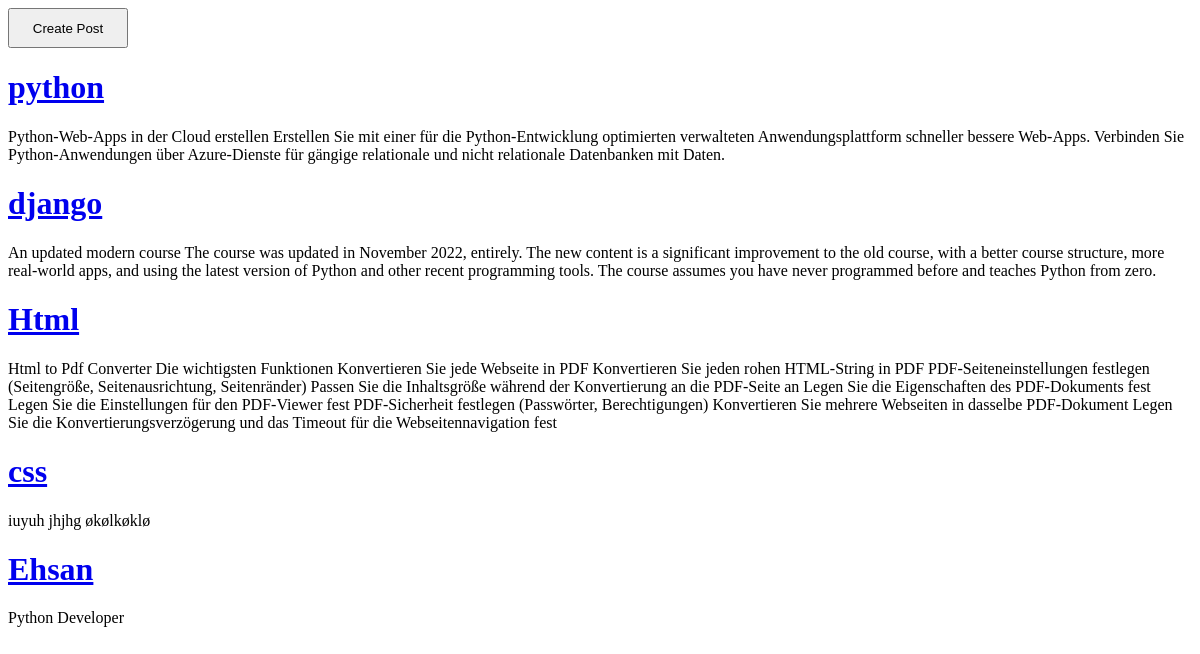
/allposts/, run on an earlier commit of the app's database.
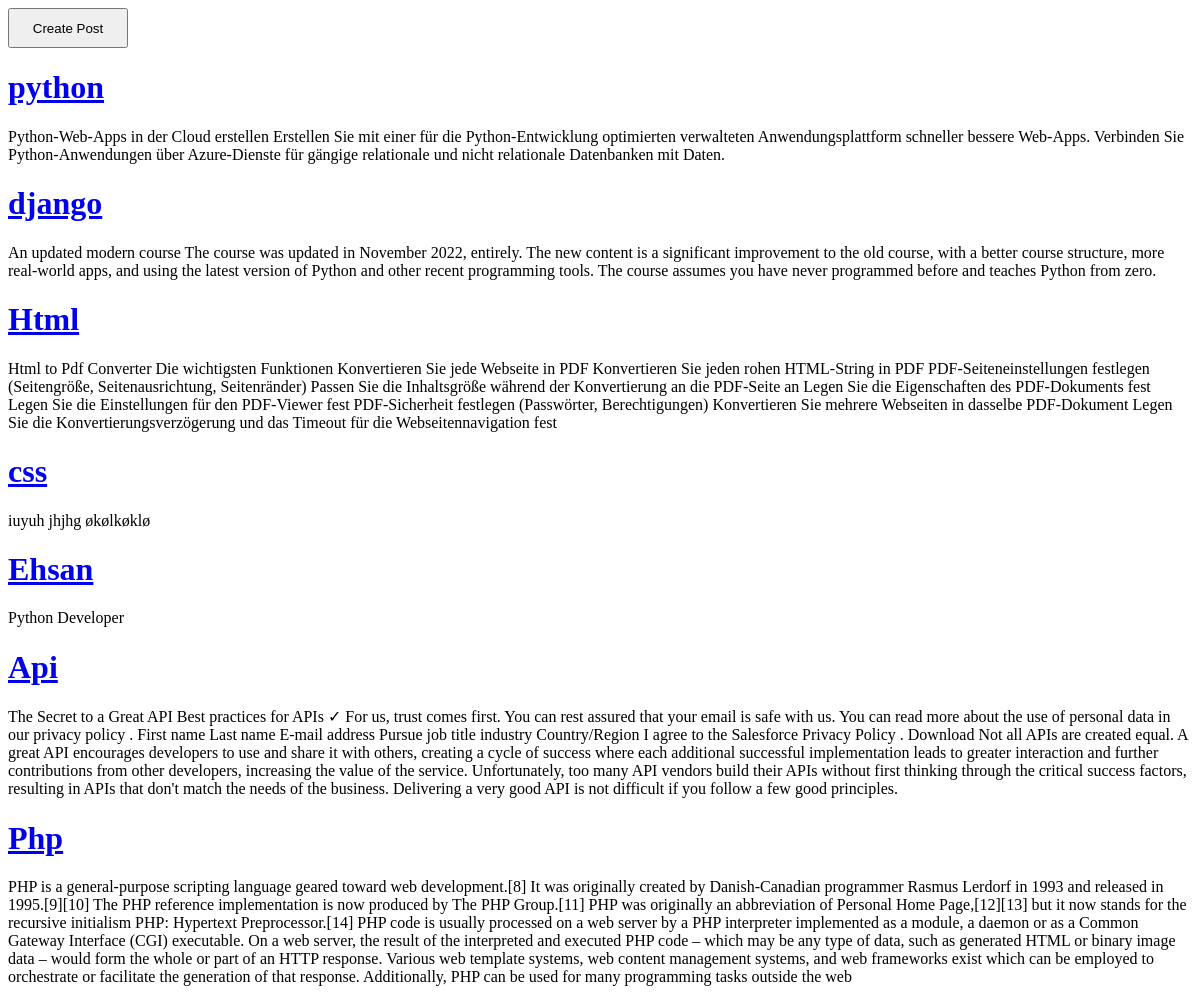
And on a later commit of the database.
### post/models.py (models this page shows, shortened)
class Post(models.Model):
    title=models.CharField(max_length=20)
    description=models.TextField(max_length=1000)
    slug = models.SlugField(null=True,blank=True)

### post/views.py (the view)
# urls.py: path('',Home,name='home'),
def Home(request):
    home=Post.objects.all()
    return render(request,'base.html',{'home':home})

### post/templates/base.html (shortened to what this page needs)
<div class="row">
    <form method="POST" action="{% url 'all_posts:post_list' %}">
    <input style="height:40px ; width: 120px;" type="submit" value="Create Post">
    </form>
    {% for item in home %}
     <a href="{% url 'all_posts:post_detail' item.slug %}" >
            <h1>{{item.title}}</h1>  </a>
            <p> {{item.description}}</p>
    {% endfor %}
</div>

What changed in the data, as far as the page shows it:
added Post: title "Api", description "The Secret to a Great API Best practices for APIs ✓ For us, trust comes first. You can rest assured that your email is safe with us. You can read more about the use of personal data in our privacy policy . First name Last name E-mail address Pursue job title industry Country/Region I agree to the Salesforce Privacy Policy . Download Not all APIs are created equal. A great API encourages developers to use and share it with others, creating a cycle of success where each additional successful implementation leads to greater interaction and further contributions from other developers, increasing the value of the service. Unfortunately, too many API vendors build their APIs without first…"
added Post: title "Php", description "PHP is a general-purpose scripting language geared toward web development.[8] It was originally created by Danish-Canadian programmer Rasmus Lerdorf in 1993 and released in 1995.[9][10] The PHP reference implementation is now produced by The PHP Group.[11] PHP was originally an abbreviation of Personal Home Page,[12][13] but it now stands for the recursive initialism PHP: Hypertext Preprocessor.[14] PHP code is usually processed on a web server by a PHP interpreter implemented as a module, a daemon or as a Common Gateway Interface (CGI) executable. On a web server, the result of the interpreted and executed PHP code – which may be any type of data, such as generated HTML or binary image…"
